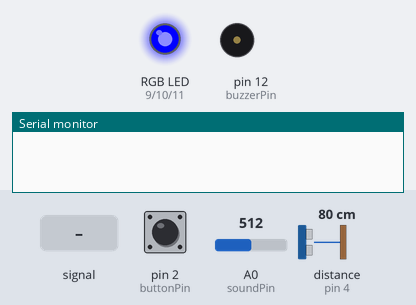
This sketch was run on a simulated Arduino Uno, built with avr-gcc and run on an emulated ATmega328P. Parts: an RGB LED mixed from three pins (HIGH = lit), buzzer (waves = sounding, pin HIGH), the last lines printed to the serial monitor. Dashed ring = blinking. The inputs (shaded band) are chosen by the test bench; at power-on: pin 2 (buttonPin) HIGH, distance to the obstacle (sensor on pin 4) 80 cm, A0 (soundPin) = 512. The echo pulse lasts 58.3 µs per cm; pins used as bus, display or sensor lines are not drawn.

Above: at 1.2 s.
1.3 s: pin 2 (buttonPin) pulled LOW for 0.15 s
At 2.5 s:
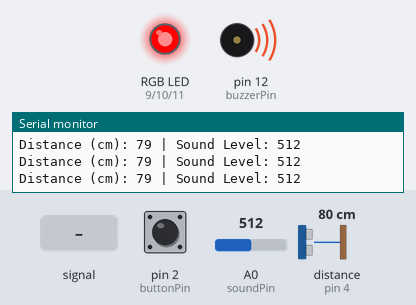
3.3 s: A0 (soundPin) fed a 200 Hz sine of ±460 counts around its level
At 4.99 s:
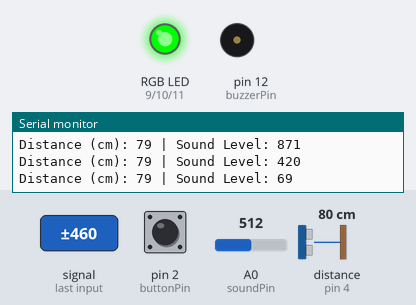
6.3 s: distance to the obstacle (sensor on pin 4) set to 60 cm
At 6.9 s:
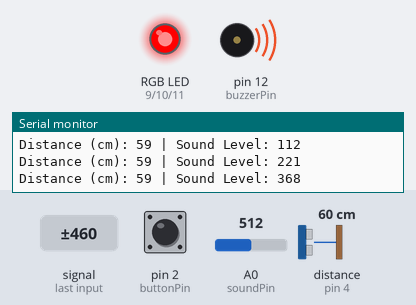
9.3 s: distance to the obstacle (sensor on pin 4) set to 35 cm
12.3 s: distance to the obstacle (sensor on pin 4) set to 13 cm
At 13.7 s:
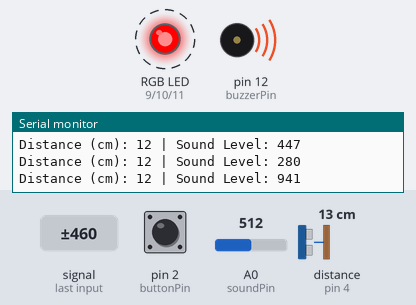
15.3 s: distance to the obstacle (sensor on pin 4) set to 10 cm
At 15.9 s:
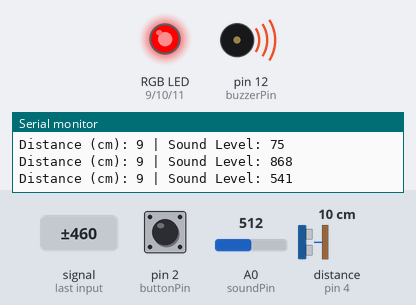
Timing chart, 0 to 17.8 s (numbered marks = the images above; inputs shaded):
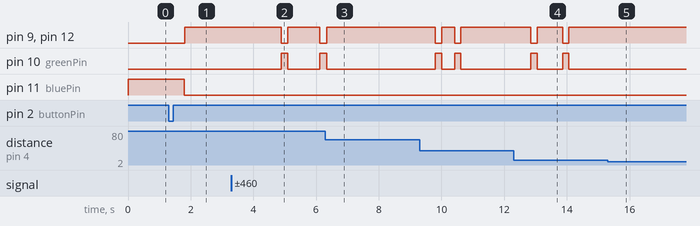

The sketch:

kyansummative.ino
```cpp
// Define Pins
const int buttonPin = 2;

const int trigPin = 3;
const int echoPin = 4;

const int soundPin = A0;

const int redPin   = 9;
const int greenPin = 10;
const int bluePin  = 11;

const int buzzerPin = 12;

// Variables
bool systemOn = false;

long duration;
int distance;
int soundValue;

const int distanceThreshold = 10; //10 cm for alert
const int soundThreshold    = 100; //sound to trigger alert

void setup() {
  Serial.begin(9600);

  pinMode(buttonPin, INPUT_PULLUP);

  pinMode(trigPin, OUTPUT);
  pinMode(echoPin, INPUT);

  pinMode(buzzerPin, OUTPUT);

  pinMode(redPin, OUTPUT);
  pinMode(greenPin, OUTPUT);
  pinMode(bluePin, OUTPUT);

  setColor(0, 0, 255); //System color light set to blue to show its off

}

void loop() {

  //Button turns system on manually ensuring no false starts
  if (!systemOn) {
    if (digitalRead(buttonPin) == LOW) {
      systemOn = true;
      delay(500);
    }
    return; //do nothing until button is pressed
  }
  setColor(0, 255, 0); //System color light turns green meaning system is active

  // Reading ultrasonic sensor
  digitalWrite(trigPin, LOW);
  delayMicroseconds(2);

  digitalWrite(trigPin, HIGH);
  delayMicroseconds(10);
  digitalWrite(trigPin, LOW);

  duration = pulseIn(echoPin, HIGH);
  distance = duration * 0.034 / 2;

  //Read sound sensor
  soundValue = analogRead(soundPin);

  //Serial print
  Serial.print("Distance (cm): ");
  Serial.print(distance);
  Serial.print(" | Sound Level: ");
  Serial.println(soundValue);

  //Alert Conditions
  //OR Condition
  if (distance <= distanceThreshold || soundValue >= soundThreshold) {
    setColor(255, 0, 0);   //Red
    digitalWrite(buzzerPin, HIGH);
  }
  else {
    digitalWrite(buzzerPin, LOW);
  }

  delay(200);
}

//RGB LED function
void setColor(int red, int green, int blue) {
  analogWrite(redPin, red);
  analogWrite(greenPin, green);
  analogWrite(bluePin, blue);
}
```

Measured:
- the behaviour switches between 12 and 11 cm on distance to the obstacle (sensor on pin 4) (found by bisection; images 4 and 5)
- after the input at 1.3 s, pin 9 (redPin), pin 12 (buzzerPin): LOW → HIGH after 0.51 s; pin 11 (bluePin): HIGH → LOW after 0.50 s
- after the input at 3.3 s, pin 9 (redPin), pin 12 (buzzerPin): HIGH → LOW after 1.6 s, → HIGH 0.21 s later, → LOW 1.0 s later; pin 10 (greenPin): LOW → HIGH after 1.6 s, → LOW 0.21 s later, → HIGH 1.0 s later
- after the input at 6.3 s, pin 9 (redPin), pin 12 (buzzerPin): goes on until 6.3 s, then stays HIGH; pin 10 (greenPin): goes on until 6.3 s, then stays LOW
- after the input at 12.3 s, pin 9 (redPin), pin 12 (buzzerPin): alternates HIGH for 0.81 s and LOW for 0.20 s, starting after 0.55 s; pin 10 (greenPin): alternates HIGH for 0.20 s and LOW for 0.81 s, starting after 0.55 s
- after the input at 15.3 s, pin 9 (redPin), pin 12 (buzzerPin): stops changing and stays HIGH; pin 10 (greenPin): stops changing and stays LOW
